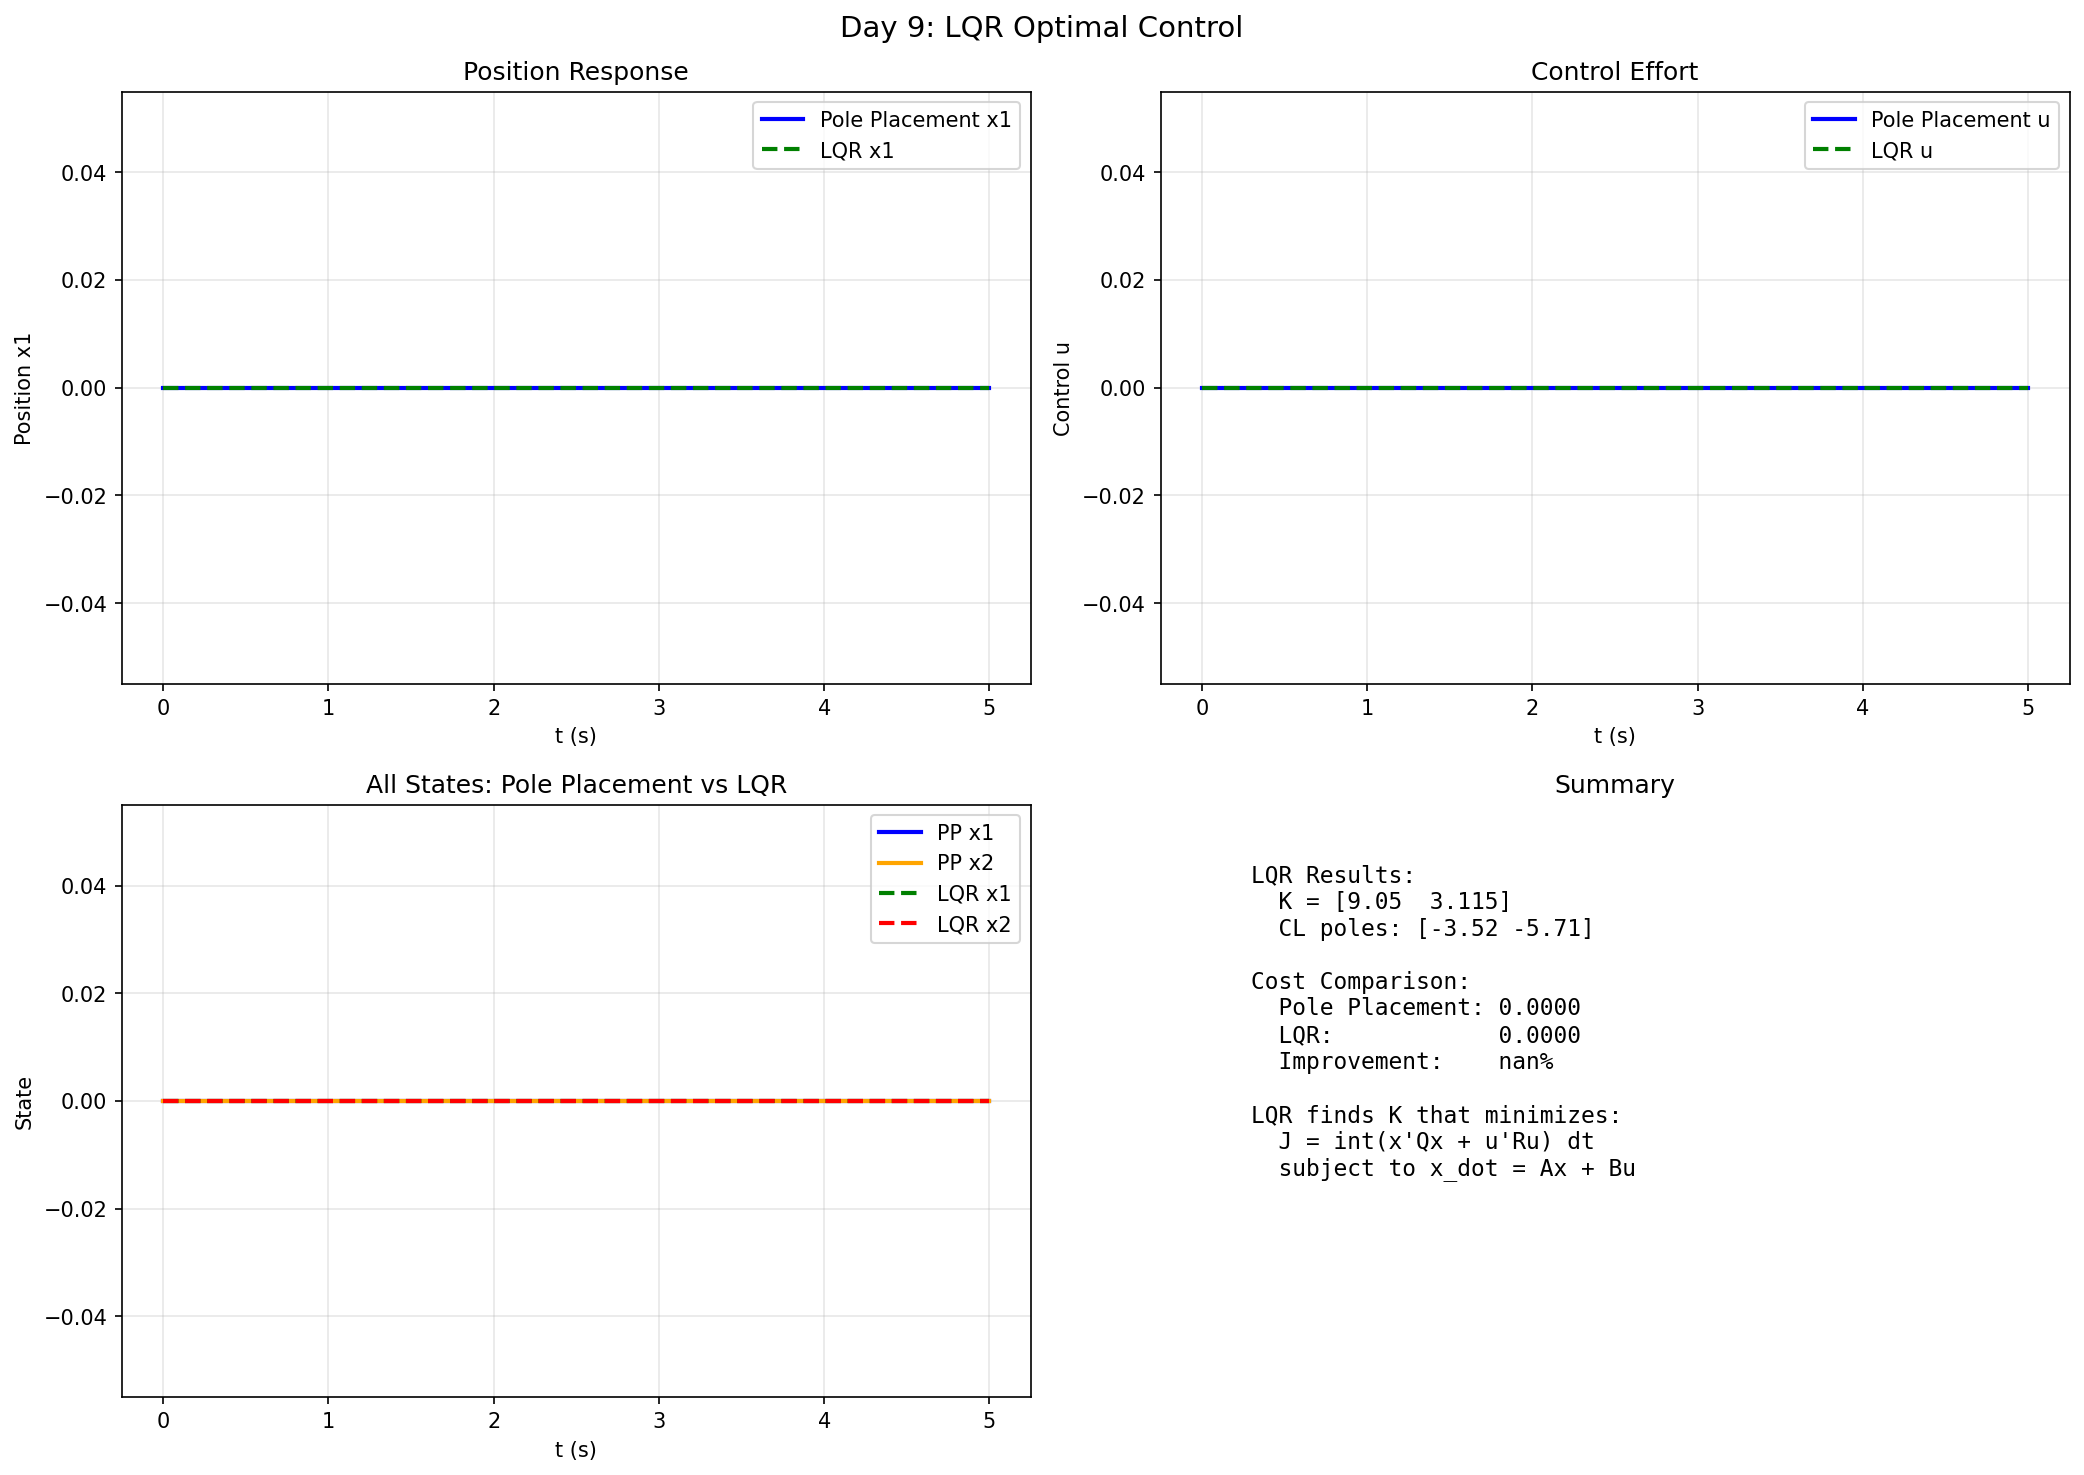

Here is the Python script that generated this plot:
import numpy as np
import matplotlib
matplotlib.use('Agg')
import matplotlib.pyplot as plt
from scipy import linalg

# ===== Day 9: LQR (Linear Quadratic Regulator) =====

print("=" * 60)
print("Day 9: Linear Quadratic Regulator (LQR)")
print("=" * 60)

# ===== System =====
A = np.array([[0, 1], [-2, -3]], dtype=float)
B = np.array([[0], [2]], dtype=float)
Q = np.diag([10.0, 1.0])   # State cost (penalize position more)
R = np.array([[0.1]])         # Input cost (small control effort)
print("\nSystem:")
print(f"  A = {A.tolist()}")
print(f"  B = {B.flatten().tolist()}")
print(f"  Q = diag({Q.diagonal()})  (state weight)")
print(f"  R = {R.flatten()}  (control weight)")

# ===== LQR Solution =====
# Solve Riccati: A^T*P + P*A - P*B*R^(-1)*B^T*P + Q = 0
# K = R^(-1) * B^T * P
# u = -K*x
P = linalg.solve_continuous_are(A, B, Q, R)
K = linalg.inv(R) @ B.T @ P
A_cl = A - B @ K
lam_cl = linalg.eigvals(A_cl)

print(f"\n===== LQR Solution =====")
print(f"P = \n{P.round(4)}")
print(f"\nK = R^-1 * B^T * P = {K.flatten().round(4)}")
print(f"\nCL poles: {lam_cl.real.round(4)}")

# ===== Compare: Pole Placement vs LQR =====
# Pole placement at -3, -5 (from Day 8)
from scipy import signal
desired = np.array([-3.0, -5.0])
result = signal.place_poles(A, B, desired)
K_pp = result.gain_matrix
A_cl_pp = A - B @ K_pp
lam_cl_pp = linalg.eigvals(A_cl_pp)

print(f"\n===== Comparison: Pole Placement vs LQR =====")
print(f"Pole Placement: K = {K_pp.flatten().round(4)}, poles = {lam_cl_pp.real.round(2)}")
print(f"LQR:            K = {K.flatten().round(4)}, poles = {lam_cl.real.round(2)}")
print(f"\nLQR gives: smaller control effort (minimizes u^T*R*u + x^T*Q*x)")

# ===== Simulation =====
t = np.linspace(0, 5, 500)
dt = t[1] - t[0]

def sim(Acl, x0, label):
    x = np.zeros((len(t), 2))
    u = np.zeros(len(t))
    cost = 0
    for i in range(len(t)-1):
        u[i] = -K_pp.flatten() @ x[i] if label.startswith('PP') else -K.flatten() @ x[i]
        cost += (x[i] @ Q @ x[i] + u[i]**2 * R[0,0]) * dt
        x[i+1] = x[i] + (Acl @ x[i] + B.flatten() * u[i]) * dt
    return x, u, cost

x0 = np.array([1.0, 0.0])  # initial state: pos=1, vel=0

x_lqr, u_lqr, cost_lqr = sim(A_cl, x0, 'LQR')
x_pp, u_pp, cost_pp = sim(A_cl_pp, x0, 'PP')

print(f"\n===== Cost Comparison =====")
print(f"LQR total cost (J = int(x'Qx + u'Ru dt)): {cost_lqr:.4f}")
print(f"Pole Placement total cost: {cost_pp:.4f}")
print(f"LQR reduces cost by: {(1 - cost_lqr/cost_pp)*100:.1f}%")

# ===== Plot =====
fig, axes = plt.subplots(2, 2, figsize=(14, 10))
fig.suptitle('Day 9: LQR Optimal Control', fontsize=14)

ax = axes[0, 0]
ax.plot(t, x_pp[:, 0], 'b-', lw=2, label='Pole Placement x1')
ax.plot(t, x_lqr[:, 0], 'g--', lw=2, label='LQR x1')
ax.set_xlabel('t (s)')
ax.set_ylabel('Position x1')
ax.set_title('Position Response')
ax.legend()
ax.grid(True, alpha=0.3)

ax = axes[0, 1]
ax.plot(t, u_pp, 'b-', lw=2, label='Pole Placement u')
ax.plot(t, u_lqr, 'g--', lw=2, label='LQR u')
ax.set_xlabel('t (s)')
ax.set_ylabel('Control u')
ax.set_title('Control Effort')
ax.legend()
ax.grid(True, alpha=0.3)

ax = axes[1, 0]
ax.plot(t, x_pp[:, 0], 'b-', lw=2, label='PP x1')
ax.plot(t, x_pp[:, 1], 'orange', lw=2, label='PP x2')
ax.plot(t, x_lqr[:, 0], 'g--', lw=2, label='LQR x1')
ax.plot(t, x_lqr[:, 1], 'r--', lw=2, label='LQR x2')
ax.set_xlabel('t (s)')
ax.set_ylabel('State')
ax.set_title('All States: Pole Placement vs LQR')
ax.legend()
ax.grid(True, alpha=0.3)

ax = axes[1, 1]
ax.axis('off')
txt = (f"LQR Results:\n"
       f"  K = {K.flatten().round(3)}\n"
       f"  CL poles: {lam_cl.real.round(2)}\n\n"
       f"Cost Comparison:\n"
       f"  Pole Placement: {cost_pp:.4f}\n"
       f"  LQR:            {cost_lqr:.4f}\n"
       f"  Improvement:    {(1-cost_lqr/cost_pp)*100:.1f}%\n\n"
       f"LQR finds K that minimizes:\n"
       f"  J = int(x'Qx + u'Ru) dt\n"
       f"  subject to x_dot = Ax + Bu")
ax.text(0.1, 0.9, txt, transform=ax.transAxes, va='top', fontsize=11, fontfamily='monospace')
ax.set_title('Summary')

plt.tight_layout()
plt.savefig('C:/Users/WUccc/.openclaw/workspace/notes/工程控制论/code/day9_lqr.png', dpi=150, bbox_inches='tight')
print("\nFigure saved!")

# ===== Key Formulas =====
print("\n" + "=" * 60)
print("KEY FORMULAS - LQR")
print("=" * 60)
print("""
Continuous-time LQR:

Minimize:
  J = integral (x'Qx + u'Ru) dt
  subject to: x_dot = Ax + Bu

Solution (Riccati Equation):
  A'P + PA - PB*R^(-1)*B'P + Q = 0

Optimal Feedback:
  K = R^(-1) * B' * P
  u = -K*x

Properties:
  - LQR guarantees closed-loop stability
  - Trades off: state deviation vs control effort
  - Q large -> aggressive state tracking
  - R large -> conservative control
""")
